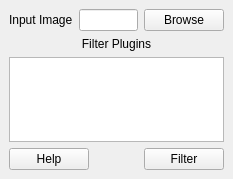
<?xml version="1.0" encoding="UTF-8"?>
<ui version="4.0">
 <class>MainWindow</class>
 <widget class="QMainWindow" name="MainWindow">
  <property name="geometry">
   <rect>
    <x>0</x>
    <y>0</y>
    <width>233</width>
    <height>179</height>
   </rect>
  </property>
  <property name="windowTitle">
   <string>MainWindow</string>
  </property>
  <widget class="QWidget" name="centralwidget">
   <layout class="QVBoxLayout" name="verticalLayout">
    <item>
     <layout class="QHBoxLayout" name="horizontalLayout_input">
      <item>
       <widget class="QLabel" name="label_input">
        <property name="text">
         <string>Input Image</string>
        </property>
       </widget>
      </item>
      <item>
       <widget class="QLineEdit" name="lineEdit_input"/>
      </item>
      <item>
       <widget class="QPushButton" name="pushButton_input">
        <property name="text">
         <string>Browse</string>
        </property>
       </widget>
      </item>
     </layout>
    </item>
    <item>
     <layout class="QVBoxLayout" name="verticalLayout_filters">
      <item>
       <widget class="QLabel" name="label_filters">
        <property name="text">
         <string>Filter Plugins</string>
        </property>
        <property name="alignment">
         <set>Qt::AlignCenter</set>
        </property>
       </widget>
      </item>
      <item>
       <widget class="QListWidget" name="listWidget_filters"/>
      </item>
     </layout>
    </item>
    <item>
     <layout class="QHBoxLayout" name="horizontalLayout_buttons">
      <item>
       <widget class="QPushButton" name="pushButton_help">
        <property name="text">
         <string>Help</string>
        </property>
       </widget>
      </item>
      <item>
       <spacer name="horizontalSpacer">
        <property name="orientation">
         <enum>Qt::Horizontal</enum>
        </property>
        <property name="sizeHint" stdset="0">
         <size>
          <width>40</width>
          <height>20</height>
         </size>
        </property>
       </spacer>
      </item>
      <item>
       <widget class="QPushButton" name="pushButton_filter">
        <property name="text">
         <string>Filter</string>
        </property>
       </widget>
      </item>
     </layout>
    </item>
   </layout>
  </widget>
 </widget>
 <resources/>
 <connections/>
</ui>
